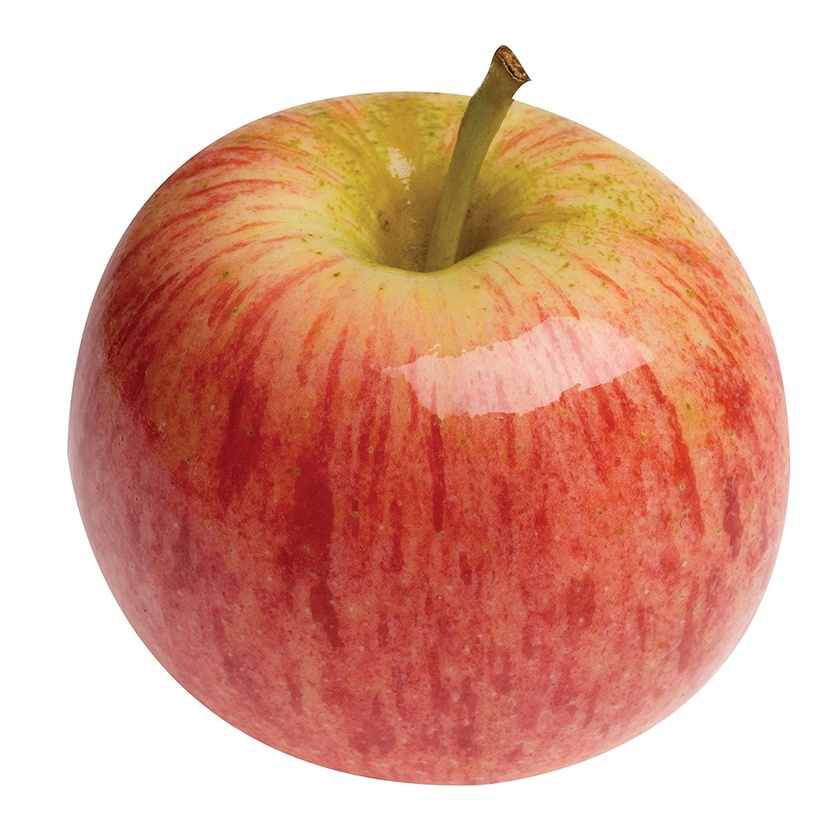
#> input picture train/apple_10.jpg, 840 x 840 px, shrunk from 1500 x 1500 before the run; its folder holds only this picture in this run
$ python working.py
#> lines starting #> are read from the running program, lines starting #| are printed output that depends on the picture
import os
from PIL import Image, ImageEnhance

folder = 'train'
newfolder = 'train_new'
items = ['apple', 'banana', 'orange', 'mixed']
counts = []

if os.path.exists(newfolder) is False:
    os.makedirs(newfolder)
else:
    for files in os.listdir(newfolder):
        os.remove(newfolder + '/' + files)

for item in items:
    count = 0
    for file_name in os.listdir(folder):
        name = file_name.split('_')
        if name[0] == item:
            img_raw = Image.open(folder + '/' + file_name)
#> img_raw is the input picture: PIL image 840x840 RGB; mean R, G, B 222.4, 172.3, 155.2

            img_ = img_raw.convert("RGB")
            destination0 = newfolder + '/' + file_name
            img_.save(destination0)
            print(f'created \'{destination0}\'')
            count += 1

            img_flipped_H = img_.transpose(Image.Transpose.FLIP_LEFT_RIGHT)
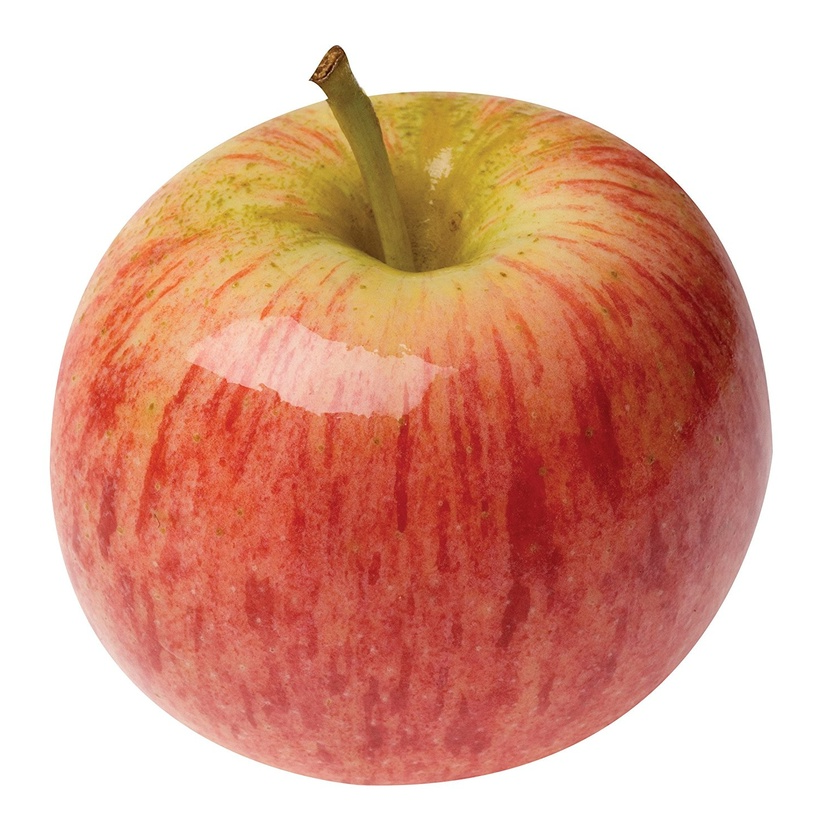
#> img_flipped_H: PIL image 840x840 RGB; mean R, G, B 222.4, 172.3, 155.2
            destination1 = newfolder + '/' + \
                f'{item}_{name[1][-5::-1][::-1]}A.jpg'
            img_flipped_H.save(destination1)
            print(f'created \'{destination1}\'')
            count += 1

            img_flipped_V = img_.transpose(Image.Transpose.FLIP_TOP_BOTTOM)
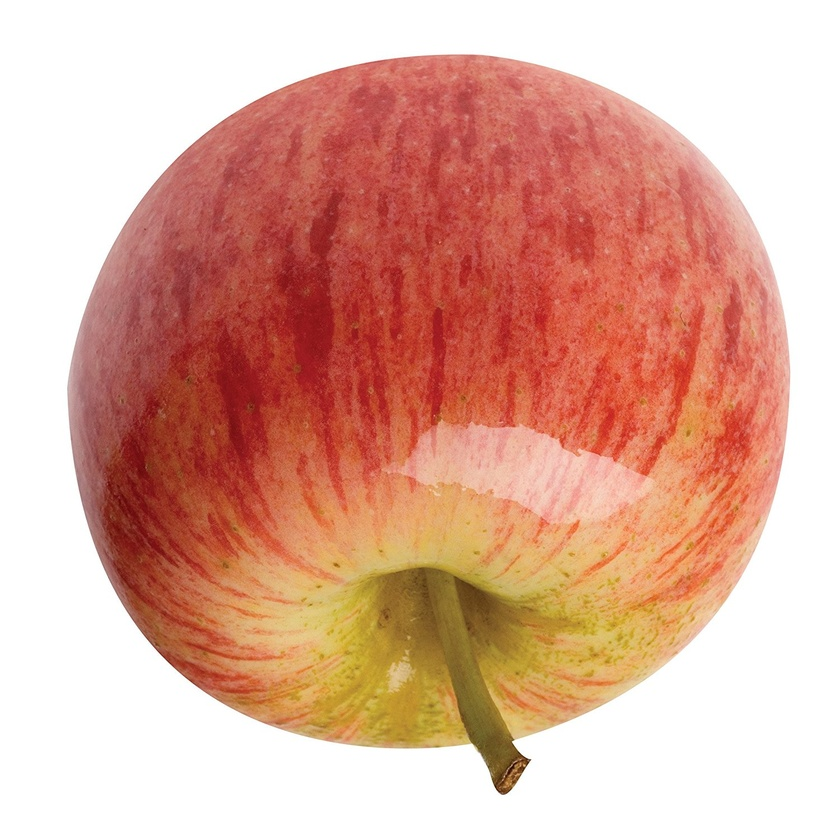
#> img_flipped_V: PIL image 840x840 RGB; mean R, G, B 222.4, 172.3, 155.2
            destination2 = newfolder + '/' + \
                f'{item}_{name[1][-5::-1][::-1]}B.jpg'
            img_flipped_V.save(destination2)
            print(f'created \'{destination2}\'')
            count += 1

            enh = ImageEnhance.Contrast(img_)
            img_Enhanced = enh.enhance(1.9)
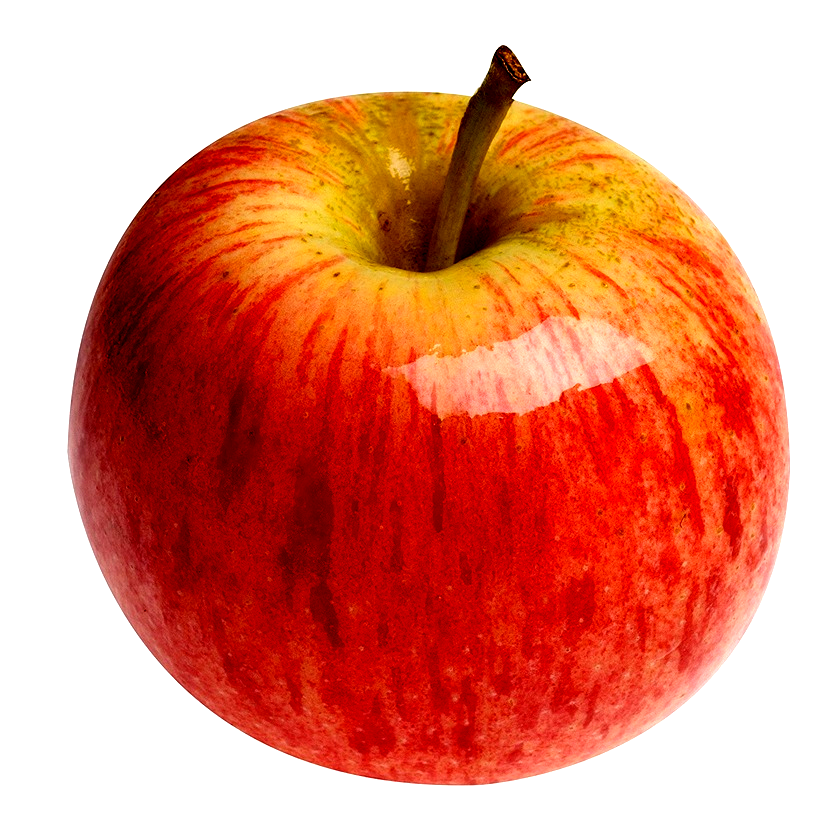
#> img_Enhanced: PIL image 840x840 RGB; mean R, G, B 226, 143.7, 122
            destination3 = newfolder + '/' + \
                f'{item}_{name[1][-5::-1][::-1]}C.jpg'
            img_Enhanced.save(destination3)
            print(f'created \'{destination3}\'')
            count += 1

            DarkGreen = (0, 53, 24)
            rotated_img = img_.rotate(125, expand=0, fillcolor=DarkGreen)
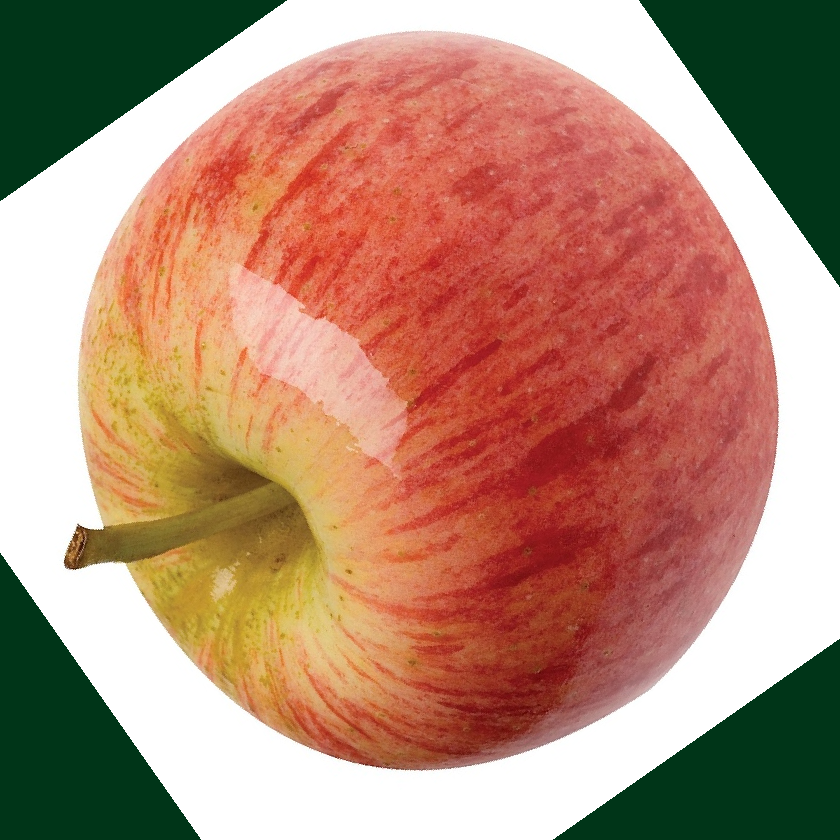
#> rotated_img: PIL image 840x840 RGB; mean R, G, B 180.6, 139.2, 117.3
            destination4 = newfolder + '/' + \
                f'{item}_{name[1][-5::-1][::-1]}D.jpg'
            img_Enhanced.save(destination4)
            print(f'created \'{destination4}\'')
            count += 1

            enh = ImageEnhance.Contrast(img_)
            img_Enhanced = enh.enhance(0.8)
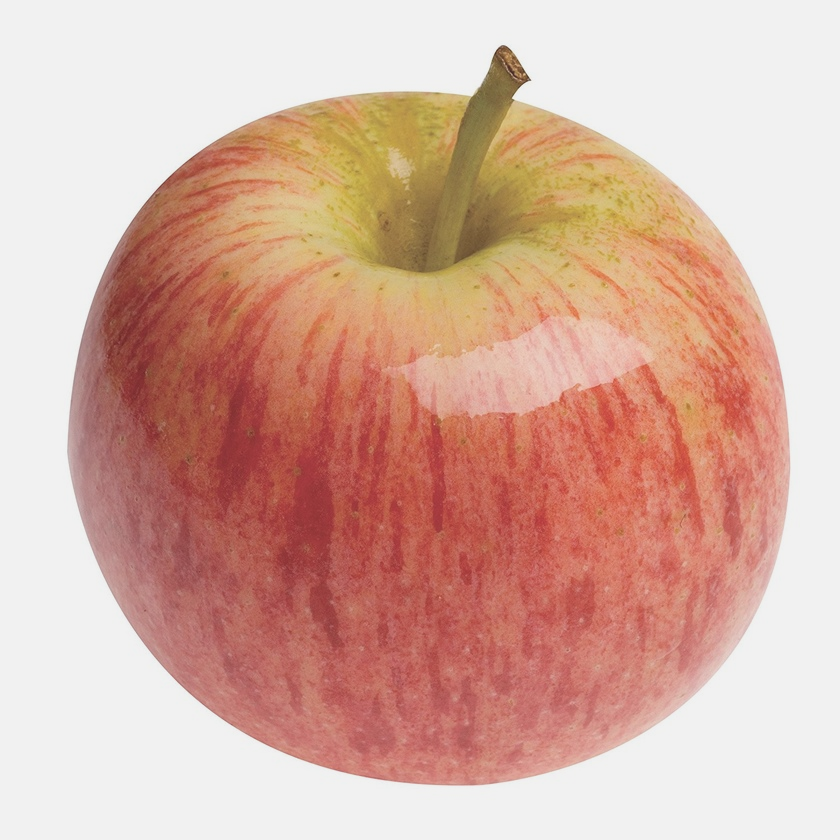
#> img_Enhanced: PIL image 840x840 RGB; mean R, G, B 214.7, 174.6, 160.9
            destination5 = newfolder + '/' + \
                f'{item}_{name[1][-5::-1][::-1]}E.jpg'
            img_Enhanced.save(destination5)
            print(f'created \'{destination5}\'')
            count += 1

            if name[0] == 'mixed':
                rot_angle = 32
                enhancement = 1
                for i in range(7):
                    rotated_img = img_.rotate(
                        rot_angle, expand=0, fillcolor=DarkGreen)
                    destination6 = newfolder + '/' + \
                        f'{item}_{name[1][-5::-1][::-1]}F{i}.jpg'
                    img_Enhanced.save(destination6)
                    print(f'created \'{destination4}\'')
                    rot_angle += 32
                    count += 1

                    enhancement += 0.1
                    enh = ImageEnhance.Contrast(img_)
                    img_Enhanced = enh.enhance(enhancement)
                    destination7 = newfolder + '/' + \
                        f'{item}_{name[1][-5::-1][::-1]}G{i}.jpg'
                    img_Enhanced.save(destination7)
                    print(f'created \'{destination7}\'')
                    count += 1

    counts.append(count)

print(
    f' apple: {counts[0]} \n banana: {counts[1]} \n orange: {counts[2]} \n mixed: {counts[3]}')
